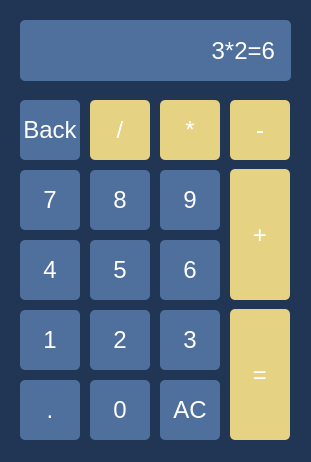
<?xml version="1.0" encoding="UTF-8"?>
<ui version="4.0">
 <class>Form</class>
 <widget class="QWidget" name="Form">
  <property name="geometry">
   <rect>
    <x>0</x>
    <y>0</y>
    <width>311</width>
    <height>462</height>
   </rect>
  </property>
  <property name="font">
   <font>
    <pointsize>17</pointsize>
   </font>
  </property>
  <property name="windowTitle">
   <string>Form</string>
  </property>
  <property name="styleSheet">
   <string notr="true">background-color: #213555;
color: white;</string>
  </property>
  <widget class="QPushButton" name="pushButton">
   <property name="geometry">
    <rect>
     <x>20</x>
     <y>310</y>
     <width>60</width>
     <height>60</height>
    </rect>
   </property>
   <property name="font">
    <font>
     <pointsize>18</pointsize>
    </font>
   </property>
   <property name="styleSheet">
    <string notr="true">background-color: #4F709C;
border-radius: 5px;</string>
   </property>
   <property name="text">
    <string>1</string>
   </property>
  </widget>
  <widget class="QPushButton" name="pushButton_2">
   <property name="geometry">
    <rect>
     <x>90</x>
     <y>310</y>
     <width>60</width>
     <height>60</height>
    </rect>
   </property>
   <property name="font">
    <font>
     <pointsize>18</pointsize>
    </font>
   </property>
   <property name="styleSheet">
    <string notr="true">background-color: #4F709C;
border-radius: 5px;</string>
   </property>
   <property name="text">
    <string>2</string>
   </property>
  </widget>
  <widget class="QPushButton" name="pushButton_3">
   <property name="geometry">
    <rect>
     <x>160</x>
     <y>310</y>
     <width>60</width>
     <height>60</height>
    </rect>
   </property>
   <property name="font">
    <font>
     <pointsize>18</pointsize>
    </font>
   </property>
   <property name="styleSheet">
    <string notr="true">background-color: #4F709C;
border-radius: 5px;</string>
   </property>
   <property name="text">
    <string>3</string>
   </property>
  </widget>
  <widget class="QPushButton" name="pushButton_4">
   <property name="geometry">
    <rect>
     <x>20</x>
     <y>240</y>
     <width>60</width>
     <height>60</height>
    </rect>
   </property>
   <property name="font">
    <font>
     <pointsize>18</pointsize>
    </font>
   </property>
   <property name="styleSheet">
    <string notr="true">background-color: #4F709C;
border-radius: 5px;</string>
   </property>
   <property name="text">
    <string>4</string>
   </property>
  </widget>
  <widget class="QPushButton" name="pushButton_5">
   <property name="geometry">
    <rect>
     <x>90</x>
     <y>240</y>
     <width>60</width>
     <height>60</height>
    </rect>
   </property>
   <property name="font">
    <font>
     <pointsize>18</pointsize>
    </font>
   </property>
   <property name="styleSheet">
    <string notr="true">background-color: #4F709C;
border-radius: 5px;</string>
   </property>
   <property name="text">
    <string>5</string>
   </property>
  </widget>
  <widget class="QPushButton" name="pushButton_6">
   <property name="geometry">
    <rect>
     <x>160</x>
     <y>240</y>
     <width>60</width>
     <height>60</height>
    </rect>
   </property>
   <property name="font">
    <font>
     <pointsize>18</pointsize>
    </font>
   </property>
   <property name="styleSheet">
    <string notr="true">background-color: #4F709C;
border-radius: 5px;</string>
   </property>
   <property name="text">
    <string>6</string>
   </property>
  </widget>
  <widget class="QPushButton" name="pushButton_7">
   <property name="geometry">
    <rect>
     <x>20</x>
     <y>170</y>
     <width>60</width>
     <height>60</height>
    </rect>
   </property>
   <property name="font">
    <font>
     <pointsize>18</pointsize>
    </font>
   </property>
   <property name="styleSheet">
    <string notr="true">background-color: #4F709C;
border-radius: 5px;</string>
   </property>
   <property name="text">
    <string>7</string>
   </property>
  </widget>
  <widget class="QPushButton" name="pushButton_8">
   <property name="geometry">
    <rect>
     <x>90</x>
     <y>170</y>
     <width>60</width>
     <height>60</height>
    </rect>
   </property>
   <property name="font">
    <font>
     <pointsize>18</pointsize>
    </font>
   </property>
   <property name="styleSheet">
    <string notr="true">background-color: #4F709C;
border-radius: 5px;</string>
   </property>
   <property name="text">
    <string>8</string>
   </property>
  </widget>
  <widget class="QPushButton" name="pushButton_9">
   <property name="geometry">
    <rect>
     <x>160</x>
     <y>170</y>
     <width>60</width>
     <height>60</height>
    </rect>
   </property>
   <property name="font">
    <font>
     <pointsize>18</pointsize>
    </font>
   </property>
   <property name="styleSheet">
    <string notr="true">background-color: #4F709C;
border-radius: 5px;</string>
   </property>
   <property name="text">
    <string>9</string>
   </property>
  </widget>
  <widget class="QPushButton" name="pushButton_10">
   <property name="geometry">
    <rect>
     <x>90</x>
     <y>380</y>
     <width>60</width>
     <height>60</height>
    </rect>
   </property>
   <property name="font">
    <font>
     <pointsize>18</pointsize>
    </font>
   </property>
   <property name="styleSheet">
    <string notr="true">background-color: #4F709C;
border-radius: 5px;</string>
   </property>
   <property name="text">
    <string>0</string>
   </property>
  </widget>
  <widget class="QPushButton" name="pushButton_11">
   <property name="geometry">
    <rect>
     <x>20</x>
     <y>380</y>
     <width>60</width>
     <height>60</height>
    </rect>
   </property>
   <property name="font">
    <font>
     <pointsize>18</pointsize>
    </font>
   </property>
   <property name="styleSheet">
    <string notr="true">background-color: #4F709C;
border-radius: 5px;</string>
   </property>
   <property name="text">
    <string>.</string>
   </property>
  </widget>
  <widget class="QPushButton" name="pushButton_12">
   <property name="geometry">
    <rect>
     <x>160</x>
     <y>380</y>
     <width>60</width>
     <height>60</height>
    </rect>
   </property>
   <property name="font">
    <font>
     <pointsize>18</pointsize>
    </font>
   </property>
   <property name="styleSheet">
    <string notr="true">background-color: #4F709C;
border-radius: 5px;</string>
   </property>
   <property name="text">
    <string>AC</string>
   </property>
  </widget>
  <widget class="QPushButton" name="pushButton_13">
   <property name="geometry">
    <rect>
     <x>230</x>
     <y>309</y>
     <width>60</width>
     <height>131</height>
    </rect>
   </property>
   <property name="font">
    <font>
     <pointsize>18</pointsize>
    </font>
   </property>
   <property name="styleSheet">
    <string notr="true">background-color: #E5D283;
border-radius: 5px;</string>
   </property>
   <property name="text">
    <string>=</string>
   </property>
  </widget>
  <widget class="QPushButton" name="pushButton_14">
   <property name="geometry">
    <rect>
     <x>230</x>
     <y>169</y>
     <width>60</width>
     <height>131</height>
    </rect>
   </property>
   <property name="font">
    <font>
     <pointsize>18</pointsize>
    </font>
   </property>
   <property name="styleSheet">
    <string notr="true">background-color: #E5D283;
border-radius: 5px;</string>
   </property>
   <property name="text">
    <string>+</string>
   </property>
  </widget>
  <widget class="QPushButton" name="pushButton_15">
   <property name="geometry">
    <rect>
     <x>230</x>
     <y>100</y>
     <width>60</width>
     <height>60</height>
    </rect>
   </property>
   <property name="font">
    <font>
     <pointsize>18</pointsize>
    </font>
   </property>
   <property name="styleSheet">
    <string notr="true">background-color: #E5D283;
border-radius: 5px;</string>
   </property>
   <property name="text">
    <string>-</string>
   </property>
  </widget>
  <widget class="QPushButton" name="pushButton_16">
   <property name="geometry">
    <rect>
     <x>160</x>
     <y>100</y>
     <width>60</width>
     <height>60</height>
    </rect>
   </property>
   <property name="font">
    <font>
     <pointsize>18</pointsize>
    </font>
   </property>
   <property name="styleSheet">
    <string notr="true">background-color: #E5D283;
border-radius: 5px;</string>
   </property>
   <property name="text">
    <string>*</string>
   </property>
  </widget>
  <widget class="QPushButton" name="pushButton_17">
   <property name="geometry">
    <rect>
     <x>90</x>
     <y>100</y>
     <width>60</width>
     <height>60</height>
    </rect>
   </property>
   <property name="font">
    <font>
     <pointsize>18</pointsize>
    </font>
   </property>
   <property name="styleSheet">
    <string notr="true">background-color: #E5D283;
border-radius: 5px;</string>
   </property>
   <property name="text">
    <string>/</string>
   </property>
  </widget>
  <widget class="QPushButton" name="pushButton_18">
   <property name="geometry">
    <rect>
     <x>20</x>
     <y>100</y>
     <width>60</width>
     <height>60</height>
    </rect>
   </property>
   <property name="font">
    <font>
     <pointsize>18</pointsize>
    </font>
   </property>
   <property name="styleSheet">
    <string notr="true">background-color: #4F709C;
border-radius: 5px;</string>
   </property>
   <property name="text">
    <string>Back</string>
   </property>
  </widget>
  <widget class="QLabel" name="label">
   <property name="geometry">
    <rect>
     <x>20</x>
     <y>20</y>
     <width>271</width>
     <height>61</height>
    </rect>
   </property>
   <property name="font">
    <font>
     <pointsize>18</pointsize>
    </font>
   </property>
   <property name="styleSheet">
    <string notr="true">background-color: #4F709C;
border-radius: 5px;
padding: 10px;
text-align: right;</string>
   </property>
   <property name="text">
    <string>3*2=6</string>
   </property>
   <property name="alignment">
    <set>Qt::AlignRight|Qt::AlignTrailing|Qt::AlignVCenter</set>
   </property>
  </widget>
 </widget>
 <resources/>
 <connections/>
</ui>
